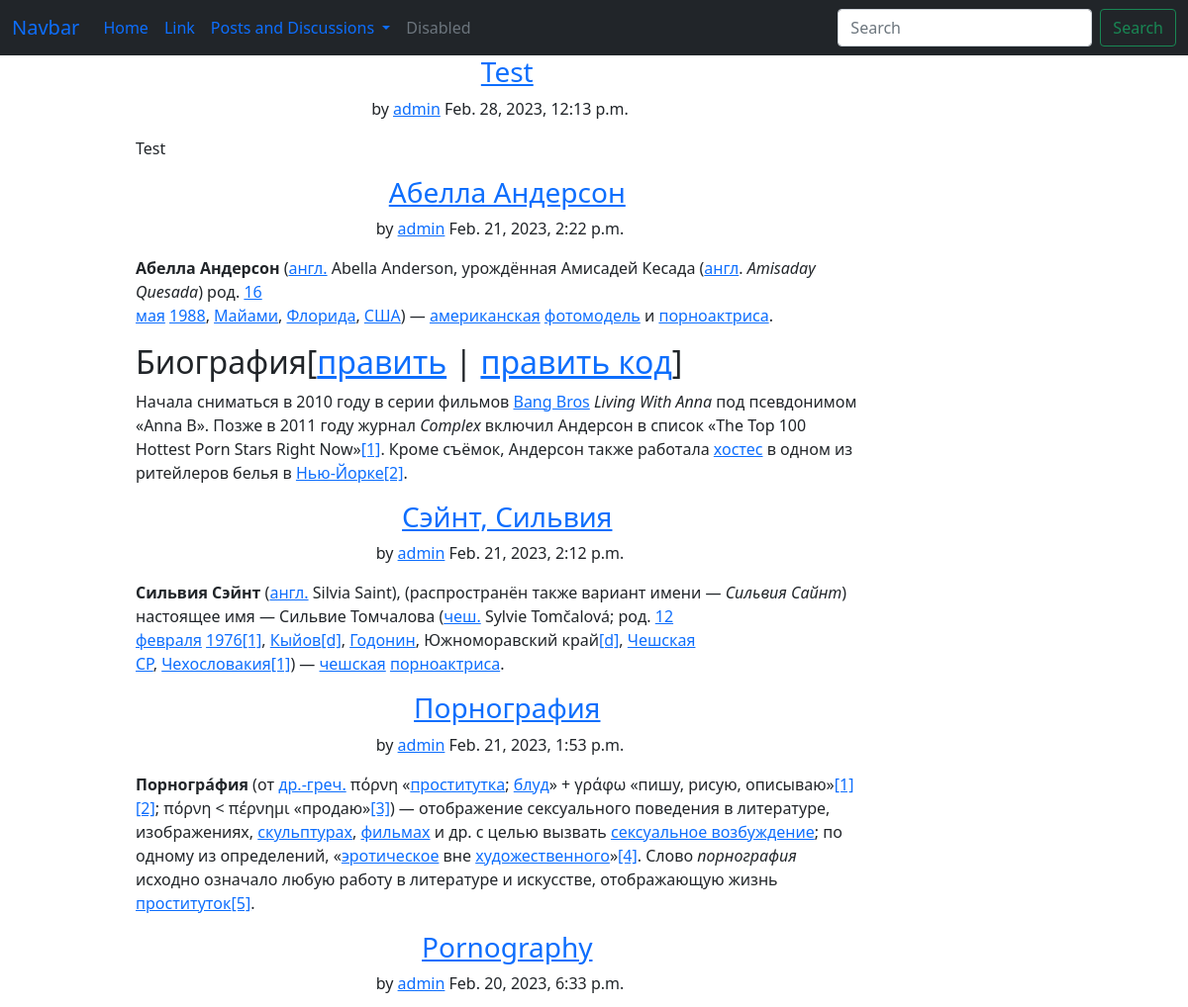
The app's page /posts/user/ (upper part), older data.
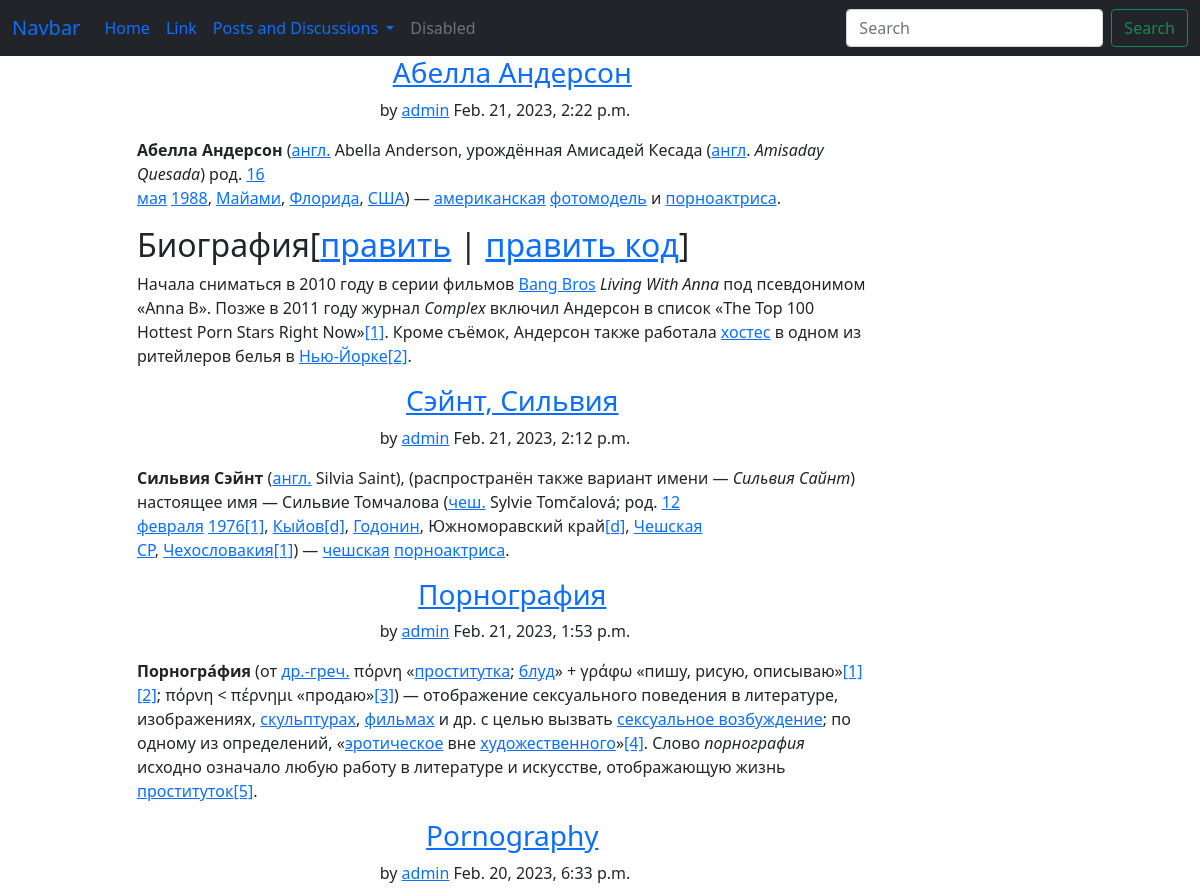
The same page, newer data.
### blog/models.py (models this page shows, shortened)
class Post(models.Model):
    class Meta:
        verbose_name = "Create a post"
        verbose_name_plural = "Create posts"
    title = models.CharField(max_length=200, db_index=True)
    content = RichTextField(max_length=4000, blank=True, null=True)
    date_created = models.DateTimeField(default=timezone.now)
    date_updated = models.DateTimeField(auto_now=True)
    author = models.ForeignKey(settings.AUTH_USER_MODEL, on_delete=models.CASCADE)
    slug = models.SlugField(max_length=50)
    liked_users = models.ManyToManyField(settings.AUTH_USER_MODEL, related_name="liked_posts", blank=True)
    saved_users = models.ManyToManyField(settings.AUTH_USER_MODEL, related_name="saved_posts", blank=True)
    """
    def save(self, *args, **kwargs) -> None:
        self.slug = slugify(self.title)
        return super().save(*args, **kwargs)
    """

### blog/views.py (the view)
# urls.py: path("posts/user/", UserPostListView.as_view(), name="all-user-posts"),
class UserPostListView(ListView):
    model = Post
    template_name = "blog/user_posts.html"
    context_object_name = "blog_post_user_list"
    def get_queryset(self) -> QuerySet[Any]:
        username = self.kwargs.get("username")
        query = Post.objects.order_by("-date_created")
        if username:
            user = get_object_or_404(get_user_model(), username=self.kwargs.get("username"))
            query = query.filter(author=user)
        return query
    def get_context_data(self, **kwargs):
        context = super().get_context_data(**kwargs)
        context["username"] = self.kwargs.get("username")
        return context

### blog/templates/blog/user_posts.html (shortened to what this page needs)
{% extends 'blog/base.html' %}
{% block content_blog %}
<div class="row">
    <div class="col-lg-10 col-xl-8 offset-lg-1 offset-x1-2">
        {% for post in blog_post_user_list %}
        <div class="intro">
            <h3 class="text-center" data-bss-hover-animate="pulse">&nbsp;
                <a href="{% url 'post-detail' post.id %}">
                    {{post.title}}
                </a>
            </h3>
            <p class="text-center">
                <span class="by">by</span>
                <a href="#">{{post.author}}</a>
                <span class="date">{{post.date_created}}</span>
            </p>
        </div>
        <div class="text">
            <p>
                {{post.content|safe}}
            </p>
        </div>
        {% empty %}
        <h2>User {{username}} has no posts</h2>
        {% endfor %}
    </div>
</div>
{% endblock content_blog %}

### blog/templates/blog/base.html
{% extends 'templates_projects/base.html' %}
{% block content %}
<section class="article-clean">
    <div class="container">
        {% block content_blog %}
        {% endblock content_blog %}
    </div>
</section>
{% endblock content %}

### templates/templates_projects/base.html (shortened to what this page needs)
{% load static %}
<!doctype html>
<html lang="en">
<head>
    <link href="https://cdn.jsdelivr.net/npm/bootstrap@5.0.2/dist/css/bootstrap.min.css" rel="stylesheet"
>
    <link rel="stylesheet" href="{% static 'assets/css/practice_django_styles.css' %}">
</head>
<body>
    {% include 'templates_projects/navbar.html' %}
    {% block content %}{% endblock content %}
</body>
</html>

### templates/templates_projects/navbar.html (shortened to what this page needs)
<nav class="navbar bg-dark navbar-expand-lg bg-body-tertiary" data-bs-theme="dark">
  <div class="container-fluid">
    <a class="navbar-brand" href="#">Navbar</a>
    <div class="collapse navbar-collapse" id="navbarSupportedContent">
      <ul class="navbar-nav me-auto mb-2 mb-lg-0">
        <li class="nav-item">
          <a class="nav-link active" aria-current="page" href="#">Home</a>
        </li>
        <li class="nav-item">
          <a class="nav-link" href="#">Link</a>
        </li>
        <li class="nav-item dropdown">
          <a class="nav-link dropdown-toggle" href="#" role="button" data-bs-toggle="dropdown" aria-expanded="false">
            Posts and Discussions
          </a>
        </li>
        <li class="nav-item">
          <a class="nav-link disabled">Disabled</a>
        </li>
      </ul>
      <form class="d-flex" role="search">
        <input class="form-control me-2" type="search" placeholder="Search" aria-label="Search">
        <button class="btn btn-outline-success" type="submit">Search</button>
      </form>
    </div>
  </div>
</nav>

Row changes from the older to the newer data that the page shows:
removed Post: title "Test", author "admin", date_created "Feb. 28, 2023, 12:13 p.m.", content "Test"
